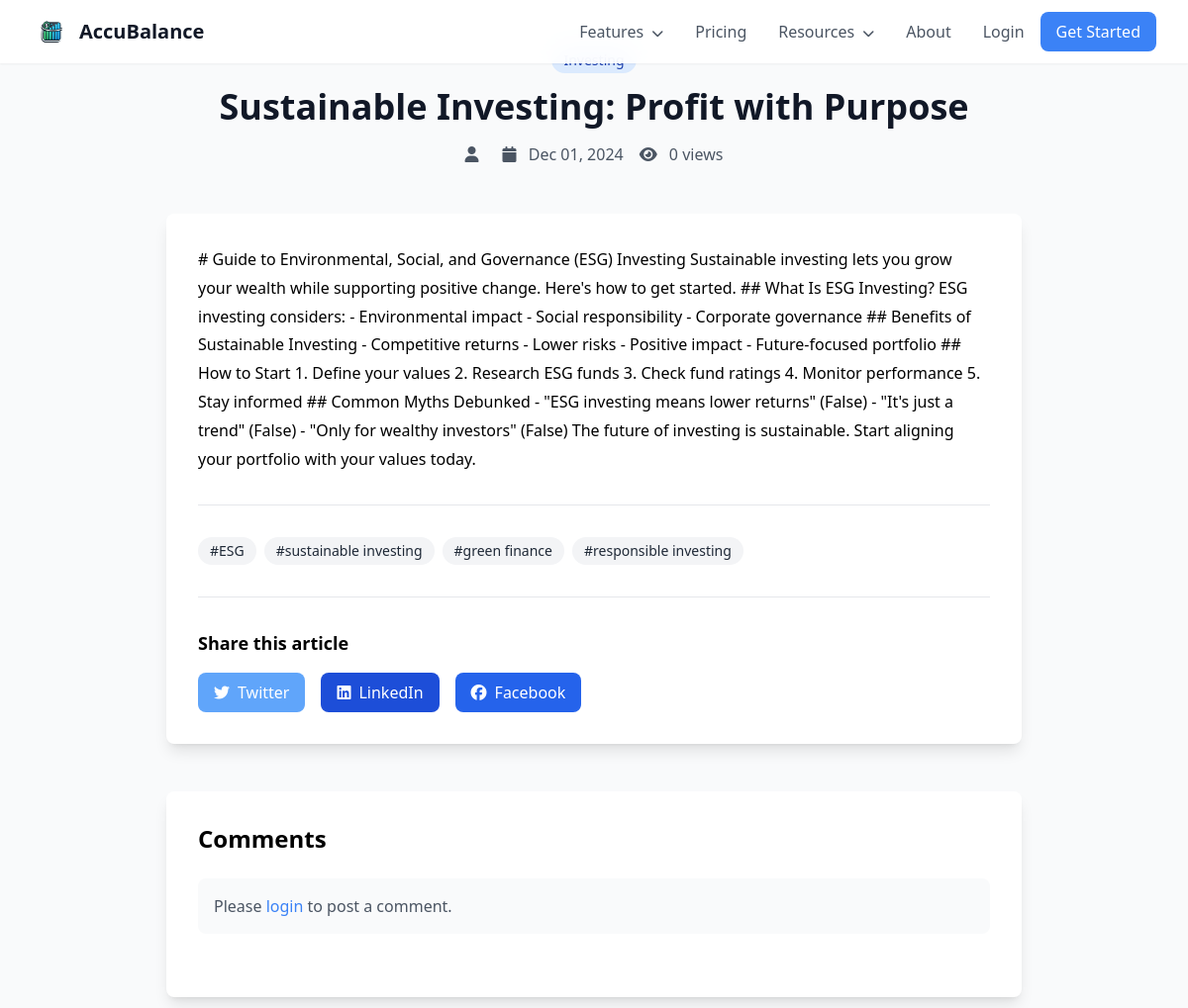
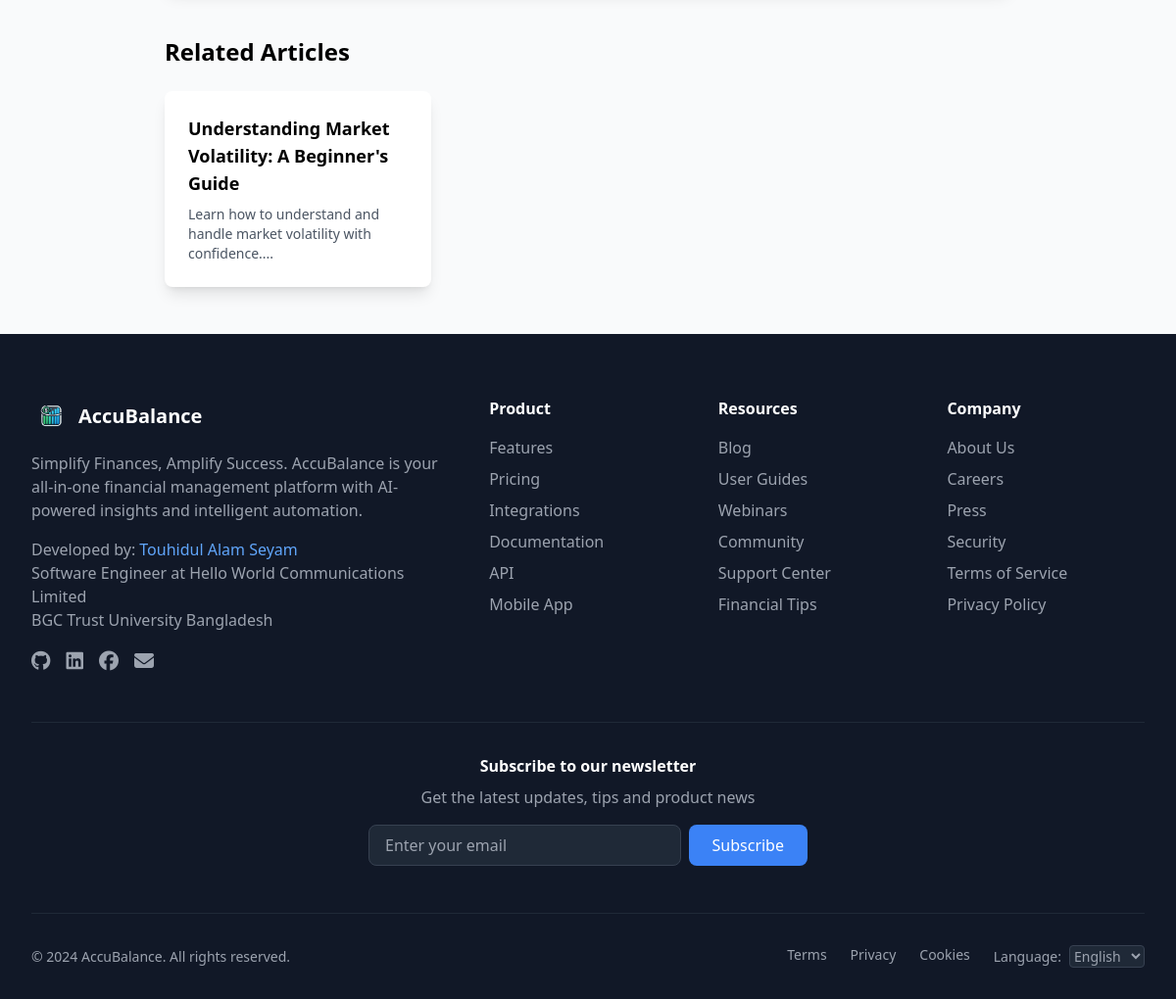
Screenshot of /blog-post.php?slug=sustainable-investing-guide with the database file from the repository (2 pictures, top to bottom).
### tables this page shows
CREATE TABLE blog_posts (
    id INT PRIMARY KEY AUTO_INCREMENT,
    title VARCHAR(255) NOT NULL,
    slug VARCHAR(255) NOT NULL UNIQUE,
    content TEXT NOT NULL,
    excerpt TEXT,
    featured_image VARCHAR(255),
    author_id INT,
    category VARCHAR(50),
    tags JSON,
    status ENUM('draft', 'published') DEFAULT 'draft',
    views INT DEFAULT 0,
    created_at TIMESTAMP DEFAULT CURRENT_TIMESTAMP,
    updated_at TIMESTAMP DEFAULT CURRENT_TIMESTAMP ON UPDATE CURRENT_TIMESTAMP,
    FOREIGN KEY (author_id) REFERENCES users(id)
);

### blog-post.php (the view, shortened to what this page needs)
<?php
require_once 'config.php';
$slug = $conn->real_escape_string($_GET['slug']);
$query = "SELECT p.*, u.username as author_name
          FROM blog_posts p
          LEFT JOIN users u ON p.author_id = u.id
          WHERE p.slug = '$slug' AND p.status = 'published'";
$post = $conn->query($query)->fetch_assoc();
$conn->query("UPDATE blog_posts SET views = views + 1 WHERE id = " . $post['id']);
$category = $conn->real_escape_string($post['category']);
$related_query = "SELECT * FROM blog_posts
                  WHERE category = '$category'
                  AND id != " . $post['id'] . "
                  AND status = 'published'
                  LIMIT 3";
$related_posts = $conn->query($related_query);
?>
<!DOCTYPE html>
<html lang="en">
<head>
    <script src="https://cdn.tailwindcss.com"></script>
    <link href="https://cdn.jsdelivr.net/npm/@fortawesome/fontawesome-free@6/css/all.min.css" rel="stylesheet">
    <link href="https://unpkg.com/aos@2.3.1/dist/aos.css" rel="stylesheet">
    <link rel="stylesheet" href="https://cdn.jsdelivr.net/npm/prismjs@1.24.1/themes/prism.css">
</head>
<body class="bg-gray-50">
    <?php include 'includes/public-nav.php'; ?>
    <div class="max-w-4xl mx-auto px-4 py-12">
        <header class="text-center mb-12" data-aos="fade-up">
            <div class="mb-4">
                <span class="bg-blue-100 text-blue-800 text-sm font-medium px-3 py-1 rounded-full">
                </span>
            </div>
            <h1 class="text-4xl font-bold text-gray-900 mb-4"><?php echo $post['title']; ?></h1>
            <div class="flex items-center justify-center space-x-4 text-gray-600">
                <span>
                    <i class="fas fa-user mr-2"></i>
                </span>
                <span>
                    <i class="fas fa-calendar mr-2"></i>
                    <?php echo date('M d, Y', strtotime($post['created_at'])); ?>
                </span>
                <span>
                    <i class="fas fa-eye mr-2"></i>
                    <?php echo $post['views']; ?> views
                </span>
            </div>
        </header>
        <article class="bg-white rounded-lg shadow-lg p-8 mb-12" data-aos="fade-up" data-aos-delay="100">
            <div class="blog-content prose max-w-none" id="blogContent">
                <?php echo $post['content']; ?>
            </div>
            <div class="mt-8 pt-8 border-t">
                <div class="flex flex-wrap gap-2">
                    <?php foreach (json_decode($post['tags']) as $tag): ?>
                        <a href="blog.php?tag=<?php echo urlencode($tag); ?>"
                           class="bg-gray-100 text-gray-800 px-3 py-1 rounded-full text-sm hover:bg-gray-200 transition-colors">
                            #<?php echo $tag; ?>
                        </a>
                    <?php endforeach; ?>
                </div>
            </div>
            <div class="mt-8 pt-8 border-t">
                <h3 class="text-lg font-bold mb-4">Share this article</h3>
                <div class="flex space-x-4">
                    <a href="https://twitter.com/intent/tweet?url=<?php echo urlencode($current_url); ?>&text=<?php echo urlencode($post['title']); ?>"
                       target="_blank"
                       class="social-share-button bg-blue-400 text-white px-4 py-2 rounded-lg">
                        <i class="fab fa-twitter mr-2"></i>Twitter
                    </a>
                    <a href="https://www.linkedin.com/shareArticle?url=<?php echo urlencode($current_url); ?>&title=<?php echo urlencode($post['title']); ?>"
                       target="_blank"
                       class="social-share-button bg-blue-700 text-white px-4 py-2 rounded-lg">
                        <i class="fab fa-linkedin mr-2"></i>LinkedIn
                    </a>
                    <a href="https://www.facebook.com/sharer/sharer.php?u=<?php echo urlencode($current_url); ?>"
                       target="_blank"
                       class="social-share-button bg-blue-600 text-white px-4 py-2 rounded-lg">
                        <i class="fab fa-facebook mr-2"></i>Facebook
                    </a>
                </div>
            </div>
        </article>
        <section class="bg-white rounded-lg shadow-lg p-8 mb-12" data-aos="fade-up" data-aos-delay="200">
            <h2 class="text-2xl font-bold mb-6">Comments</h2>
            <?php if ($is_logged_in): ?>
                <form method="POST" class="mb-8">
                    <input type="hidden" name="action" value="add_comment">
                    <textarea name="content" rows="4"
                              class="w-full px-4 py-2 border rounded-lg focus:ring-2 focus:ring-blue-500"
                              placeholder="Add your comment..."></textarea>
                    <button type="submit"
                            class="mt-2 bg-blue-500 text-white px-6 py-2 rounded-lg hover:bg-blue-600">
                        Post Comment
                    </button>
                </form>
            <?php else: ?>
                <div class="bg-gray-50 p-4 rounded-lg mb-8">
                    <p class="text-gray-600">
                        Please <a href="login.php" class="text-blue-500">login</a> to post a comment.
                    </p>
                </div>
            <?php endif; ?>
        </section>
        <section data-aos="fade-up" data-aos-delay="300">
            <h2 class="text-2xl font-bold mb-6">Related Articles</h2>
            <div class="grid md:grid-cols-3 gap-6">
                <?php while ($related = $related_posts->fetch_assoc()): ?>
                    <a href="blog-post.php?slug=<?php echo $related['slug']; ?>"
                       class="bg-white rounded-lg shadow-lg overflow-hidden hover:shadow-xl transition-shadow">
                        <div class="p-6">
                            <h3 class="font-bold text-lg mb-2"><?php echo $related['title']; ?></h3>
                            <p class="text-gray-600 text-sm">
                                <?php echo substr($related['excerpt'], 0, 100) . '...'; ?>
                            </p>
                        </div>
                    </a>
                <?php endwhile; ?>
            </div>
        </section>
    </div>
    <?php include 'includes/footer.php'; ?>
</body>
</html>

### blog-post.php (style rules this page uses)
.blog-content { line-height: 1.8; }
.social-share-button { transition: all 0.3s ease; }

### rows the page displays
blog_posts: title "Sustainable Investing: Profit with Purpose", created_at "Dec 01, 2024", views "0", content "# Guide to Environmental, Social, and Governance (ESG) Investing Sustainable investing lets you grow your wealth while supporting positive change. Here's how to get started. ## What Is ESG Investing? ESG investing considers: - Environmental impact - Social responsibility - Corporate governance ## Benefits of Sustainable Investing - Competitive returns - Lower risks - Positive impact - Future-focused portfolio ## How to Start 1. Define your values 2. Research ESG funds 3. Check fund ratings 4. Monitor performance 5. Stay informed ## Common Myths Debunked - \"ESG investing means lower returns\" (False) - \"It's just a trend\" (False) - \"Only for wealthy investors\" (False) The future of investing…", tags "ESG", tags "sustainable investing", tags "green finance", tags "responsible investing"
blog_posts: title "Understanding Market Volatility: A Beginner's Guide", excerpt "Learn how to understand and handle market volatility with confidence."
